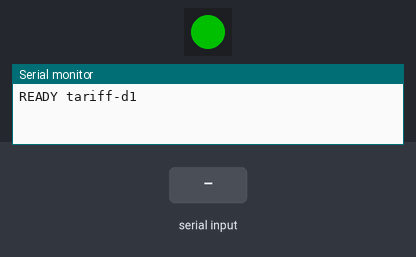
This sketch was run on a simulated ESP32-S3. Shown: 1 RGB LEDs in strip order, left to right, the last lines printed to the serial monitor. The test bench sets the inputs (shaded band). Dim RGB values are drawn brighter than linear.

Above: at 3.3 s.
3.4 s: "Y" received over Serial
At 3.9 s:
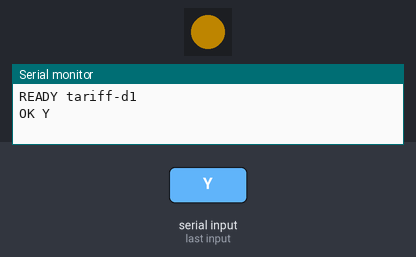
4.9 s: "R" received over Serial
At 6.3 s:
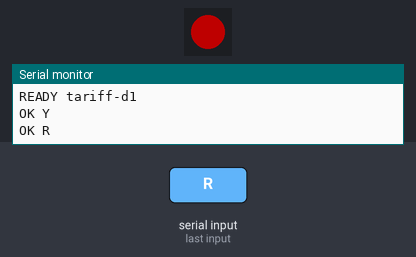
Timing chart, 0 to 7.9 s (numbered marks = the images above; inputs shaded):
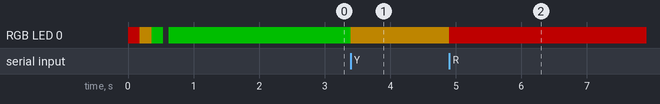

Measured:
- after the input at 3.4 s, RGB LED 0: RGB(0, 80, 0) → RGB(80, 56, 0) at once
- after the input at 4.9 s, RGB LED 0: RGB(80, 56, 0) → RGB(80, 0, 0) at once

The sketch:

d1_led_ring.ino
```cpp
// Tariff D1 LED — onboard WS2812 driven by serial commands.
//
// Target: Seeed Studio SenseCAP Indicator (ESP32-S3).
// The device has 1 onboard WS2812 RGB LED hardwired to GPIO 4
// (GPIO_RMT_LED in Seeed's BSP). No external wiring needed.
//
// Serial protocol (115200 8N1):
//   Single ASCII char terminated by newline. Newline + '\r' are tolerated.
//     'G' -> green   (no PENDING intents)
//     'Y' -> yellow  (Watch alert)
//     'R' -> red     (Alert / breaking)
//     'P' -> ping    (replies "PONG" — used by the daemon's heartbeat)
//   Any other char is ignored.

#include <Adafruit_NeoPixel.h>

#define LED_PIN   4
#define NUM_LEDS  1
#define BAUD      115200
#define BRIGHTNESS 80   // 0-255; keep modest so the LED isn't blinding on stage

Adafruit_NeoPixel pixel(NUM_LEDS, LED_PIN, NEO_GRB + NEO_KHZ800);

static void setColor(uint8_t r, uint8_t g, uint8_t b) {
  pixel.setPixelColor(0, pixel.Color(r, g, b));
  pixel.show();
}

void setup() {
  Serial.begin(BAUD);
  pixel.begin();
  pixel.setBrightness(BRIGHTNESS);

  // Boot self-test: red, yellow, green flash so user sees power-on
  setColor(255, 0, 0); delay(180);
  setColor(255, 180, 0); delay(180);
  setColor(0, 255, 0); delay(180);
  setColor(0, 0, 0);   delay(80);

  // Idle until daemon connects: solid green
  setColor(0, 255, 0);
  Serial.println("READY tariff-d1");
}

void loop() {
  if (Serial.available() <= 0) return;
  int c = Serial.read();
  switch (c) {
    case 'G': setColor(0, 255, 0);    Serial.println("OK G"); break;
    case 'Y': setColor(255, 180, 0);  Serial.println("OK Y"); break;
    case 'R': setColor(255, 0, 0);    Serial.println("OK R"); break;
    case 'P': Serial.println("PONG"); break;
    default: break;  // swallow newlines, CR, junk
  }
}
```
